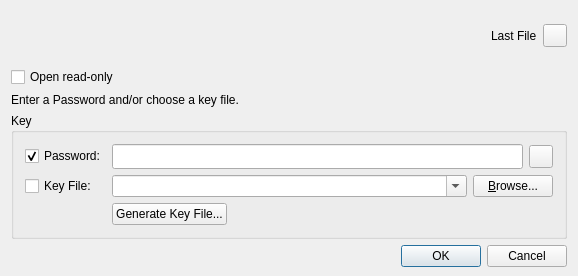
<ui version="4.0" >
 <class>PasswordDlg</class>
 <widget class="QDialog" name="PasswordDlg" >
  <property name="geometry" >
   <rect>
    <x>0</x>
    <y>0</y>
    <width>578</width>
    <height>273</height>
   </rect>
  </property>
  <property name="sizePolicy" >
   <sizepolicy vsizetype="Maximum" hsizetype="Maximum" >
    <horstretch>0</horstretch>
    <verstretch>0</verstretch>
   </sizepolicy>
  </property>
  <property name="minimumSize" >
   <size>
    <width>578</width>
    <height>0</height>
   </size>
  </property>
  <property name="windowTitle" >
   <string/>
  </property>
  <property name="sizeGripEnabled" >
   <bool>false</bool>
  </property>
  <property name="modal" >
   <bool>true</bool>
  </property>
  <layout class="QVBoxLayout" >
   <property name="bottomMargin" >
    <number>9</number>
   </property>
   <item>
    <layout class="QHBoxLayout" >
     <item>
      <spacer>
       <property name="orientation" >
        <enum>Qt::Vertical</enum>
       </property>
       <property name="sizeType" >
        <enum>QSizePolicy::Fixed</enum>
       </property>
       <property name="sizeHint" stdset="0" >
        <size>
         <width>20</width>
         <height>50</height>
        </size>
       </property>
      </spacer>
     </item>
     <item>
      <spacer>
       <property name="orientation" >
        <enum>Qt::Horizontal</enum>
       </property>
       <property name="sizeHint" stdset="0" >
        <size>
         <width>40</width>
         <height>20</height>
        </size>
       </property>
      </spacer>
     </item>
     <item>
      <layout class="QHBoxLayout" >
       <item>
        <widget class="QLabel" name="Label_Bookmark" >
         <property name="text" >
          <string>Last File</string>
         </property>
        </widget>
       </item>
       <item>
        <widget class="QToolButton" name="Button_Bookmarks" >
         <property name="popupMode" >
          <enum>QToolButton::InstantPopup</enum>
         </property>
         <property name="arrowType" >
          <enum>Qt::NoArrow</enum>
         </property>
        </widget>
       </item>
      </layout>
     </item>
    </layout>
   </item>
   <item>
    <widget class="QCheckBox" name="Check_OpenReadOnly" >
     <property name="text" >
      <string>Open read-only</string>
     </property>
     <property name="checked" >
      <bool>false</bool>
     </property>
    </widget>
   </item>
   <item>
    <widget class="QLabel" name="textLabel1" >
     <property name="sizePolicy" >
      <sizepolicy vsizetype="Maximum" hsizetype="Expanding" >
       <horstretch>0</horstretch>
       <verstretch>0</verstretch>
      </sizepolicy>
     </property>
     <property name="text" >
      <string>Enter a Password and/or choose a key file.</string>
     </property>
    </widget>
   </item>
   <item>
    <widget class="QGroupBox" name="groupframe" >
     <property name="sizePolicy" >
      <sizepolicy vsizetype="Expanding" hsizetype="Expanding" >
       <horstretch>0</horstretch>
       <verstretch>0</verstretch>
      </sizepolicy>
     </property>
     <property name="title" >
      <string>Key</string>
     </property>
     <layout class="QVBoxLayout" >
      <property name="margin" >
       <number>0</number>
      </property>
      <item>
       <widget class="QStackedWidget" name="stackedWidget" >
        <property name="currentIndex" >
         <number>0</number>
        </property>
        <widget class="QWidget" name="pw_entry" >
         <property name="geometry" >
          <rect>
           <x>0</x>
           <y>0</y>
           <width>556</width>
           <height>116</height>
          </rect>
         </property>
         <layout class="QGridLayout" >
          <item row="0" column="0" >
           <widget class="QCheckBox" name="Check_Password" >
            <property name="text" >
             <string>Password:</string>
            </property>
            <property name="checked" >
             <bool>true</bool>
            </property>
           </widget>
          </item>
          <item row="0" column="1" colspan="2" >
           <layout class="QHBoxLayout" >
            <item>
             <widget class="QLineEdit" name="Edit_Password" >
              <property name="font" >
               <font>
                <family>Serif</family>
               </font>
              </property>
             </widget>
            </item>
            <item>
             <widget class="QToolButton" name="ButtonChangeEchoMode" />
            </item>
           </layout>
          </item>
          <item row="1" column="0" >
           <widget class="QCheckBox" name="Check_KeyFile" >
            <property name="text" >
             <string>Key File:</string>
            </property>
           </widget>
          </item>
          <item row="1" column="1" colspan="2" >
           <layout class="QHBoxLayout" >
            <item>
             <widget class="QComboBox" name="Combo_KeyFile" >
              <property name="sizePolicy" >
               <sizepolicy vsizetype="Fixed" hsizetype="Expanding" >
                <horstretch>0</horstretch>
                <verstretch>0</verstretch>
               </sizepolicy>
              </property>
              <property name="editable" >
               <bool>true</bool>
              </property>
             </widget>
            </item>
            <item>
             <widget class="QPushButton" name="Button_Browse" >
              <property name="sizePolicy" >
               <sizepolicy vsizetype="Fixed" hsizetype="Preferred" >
                <horstretch>0</horstretch>
                <verstretch>0</verstretch>
               </sizepolicy>
              </property>
              <property name="text" >
               <string>&amp;Browse...</string>
              </property>
             </widget>
            </item>
           </layout>
          </item>
          <item row="2" column="1" >
           <widget class="QPushButton" name="Button_GenKeyFile" >
            <property name="text" >
             <string>Generate Key File...</string>
            </property>
           </widget>
          </item>
          <item row="2" column="2" >
           <spacer>
            <property name="orientation" >
             <enum>Qt::Horizontal</enum>
            </property>
            <property name="sizeHint" stdset="0" >
             <size>
              <width>40</width>
              <height>20</height>
             </size>
            </property>
           </spacer>
          </item>
         </layout>
        </widget>
        <widget class="QWidget" name="pw_repeat" >
         <property name="geometry" >
          <rect>
           <x>0</x>
           <y>0</y>
           <width>556</width>
           <height>116</height>
          </rect>
         </property>
         <layout class="QVBoxLayout" >
          <item>
           <widget class="QLabel" name="label" >
            <property name="text" >
             <string>Please repeat your password:</string>
            </property>
           </widget>
          </item>
          <item>
           <widget class="QLineEdit" name="Edit_PwRepeat" >
            <property name="font" >
             <font>
              <family>Serif</family>
             </font>
            </property>
           </widget>
          </item>
          <item>
           <layout class="QHBoxLayout" >
            <item>
             <widget class="QPushButton" name="Button_Back" >
              <property name="text" >
               <string>Back</string>
              </property>
             </widget>
            </item>
            <item>
             <spacer>
              <property name="orientation" >
               <enum>Qt::Horizontal</enum>
              </property>
              <property name="sizeHint" stdset="0" >
               <size>
                <width>40</width>
                <height>20</height>
               </size>
              </property>
             </spacer>
            </item>
            <item>
             <widget class="QLabel" name="Label_Unequal" >
              <property name="font" >
               <font>
                <pointsize>9</pointsize>
                <weight>75</weight>
                <bold>true</bold>
               </font>
              </property>
              <property name="text" >
               <string>Passwords are not equal.</string>
              </property>
              <property name="alignment" >
               <set>Qt::AlignRight|Qt::AlignTrailing|Qt::AlignVCenter</set>
              </property>
             </widget>
            </item>
           </layout>
          </item>
          <item>
           <spacer>
            <property name="orientation" >
             <enum>Qt::Vertical</enum>
            </property>
            <property name="sizeHint" stdset="0" >
             <size>
              <width>20</width>
              <height>40</height>
             </size>
            </property>
           </spacer>
          </item>
         </layout>
        </widget>
       </widget>
      </item>
     </layout>
    </widget>
   </item>
   <item>
    <widget class="QDialogButtonBox" name="buttonBox" >
     <property name="standardButtons" >
      <set>QDialogButtonBox::Cancel|QDialogButtonBox::Ok</set>
     </property>
    </widget>
   </item>
  </layout>
 </widget>
 <layoutdefault spacing="6" margin="11" />
 <tabstops>
  <tabstop>Button_Bookmarks</tabstop>
  <tabstop>Check_OpenReadOnly</tabstop>
  <tabstop>Check_Password</tabstop>
  <tabstop>Edit_Password</tabstop>
  <tabstop>ButtonChangeEchoMode</tabstop>
  <tabstop>Check_KeyFile</tabstop>
  <tabstop>Combo_KeyFile</tabstop>
  <tabstop>Button_Browse</tabstop>
  <tabstop>Button_GenKeyFile</tabstop>
  <tabstop>Edit_PwRepeat</tabstop>
  <tabstop>Button_Back</tabstop>
  <tabstop>buttonBox</tabstop>
 </tabstops>
 <resources/>
 <connections/>
</ui>
